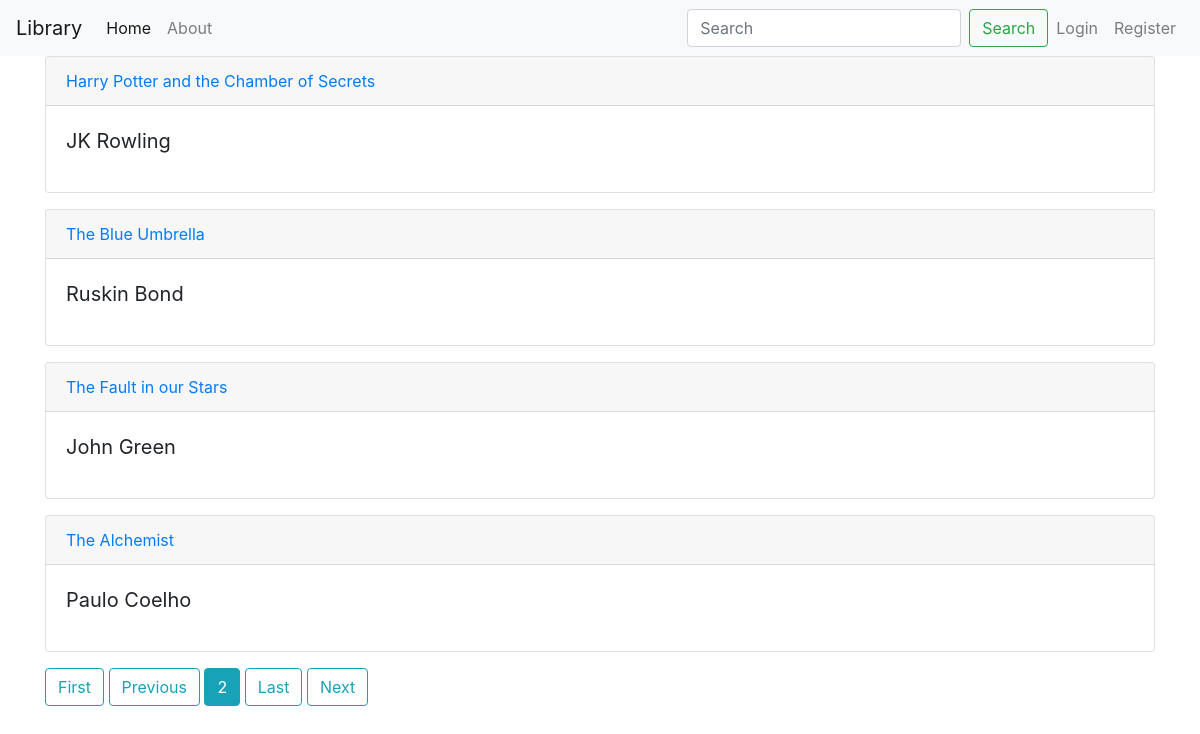
Screenshot of /?page=2 with the database file from the repository.
### books/models.py (models this page shows, shortened)
class Book(models.Model):
    title           = models.CharField(max_length=100)
    author          = models.CharField(max_length=100)
    publication		= models.CharField(max_length=100)
    myuser          = models.ForeignKey( User,
                                            on_delete = models.CASCADE
                                        )

### books/views.py (the view)
# urls.py: path('', BookListView.as_view(), name='home'),
class BookListView(ListView):
	model = Book
	template_name = 'base.html'
	context_object_name = 'books'
	paginate_by = 4

### templates/base.html (shortened to what this page needs)
<!doctype html>
{% load static %}
<html lang="en">
<head>
    <link rel="stylesheet" href="https://stackpath.bootstrapcdn.com/bootstrap/4.5.0/css/bootstrap.min.css"
>
</head>
<body>
    <nav class="navbar navbar-expand-lg navbar-light bg-light">
        <a class="navbar-brand" href="#">Library</a>
        <div class="collapse navbar-collapse" id="navbarNavDropdown">
            <ul class="navbar-nav">
                <li class="nav-item active">
                    <a class="nav-link" href="{% url 'home' %}">Home <span class="sr-only">(current)</span></a>
                </li>
                <li class="nav-item">
                    <a class="nav-link" href="#">About</a>
                </li>
            </ul>
            <ul class="navbar-nav ml-auto">
                <form method="get" action="/search" class="form-inline my-2 my-lg-0">
                    <input name="query" id="query" class="form-control mr-sm-2" type="search" placeholder="Search" aria-label="Search">
                    <button class="btn btn-outline-success my-2 my-sm-0" type="submit">Search</button>
                </form>
                {% if user.is_authenticated %}
                <li class="nav-item">
                    <a class="nav-link" href="{% url 'book-create'%}">New Book</a>
                </li>
                <li class="nav-item">
                    <a class="nav-link" href="{% url 'profile' %}">Hi,{{user.username}}</a>
                </li>
                <li class="nav-item">
                    <a class="nav-link" href="{% url 'logout' %}">Logout</a>
                </li>
                {% else %}
                <li class="nav-item">
                    <a class="nav-link" href="{% url 'login' %}">Login</a>
                </li>
                <li class="nav-item">
                    <a class="nav-link" href="{% url 'register' %}">Register</a>
                </li>
                {% endif %}
            </ul>
        </div>
    </nav>
    <div class="container">
        {% for book in books %}
        <div class="card mb-3">
          <div class="card-header">
            <a href="{% url 'book-detail' book.id %}" title="">{{ book.title }}</a>
          </div>
          <div class="card-body">
            <blockquote class="blockquote mb-0">
              <p>{{book.author}}</p>
            </blockquote>
          </div>
        </div>
        {% endfor %}
        {% if is_paginated %}
            {% if page_obj.has_previous %}
                <a class="btn btn-outline-info mb-4" href="?page=1">First</a>
                <a class="btn btn-outline-info mb-4" href="?page={{ page_obj.previous_page_number }}">Previous</a>
            {% endif %}
            {% for num in page_obj.paginator.page_range %}
                {% if page_obj.number == num %}
                    <a class="btn btn-info mb-4" href="?page={{num}}">{{num}}</a>
                {% elif num > page_obj.number|add:'-3' and num > page_obj.number|add:'3' %}
                    <a class="btn btn-outline-info mb-4" href="?page={{num}}">{{num}}</a>
                {% endif %}
            {% endfor %}
            {% if page_obj.has_next %}
                <a class="btn btn-outline-info mb-4" href="?page={{ page_obj.paginator.num_pages }}">Last</a>
                <a class="btn btn-outline-info mb-4" href="?page={{ page_obj.next_page_number }}">Next</a>
            {% endif %}
        {% endif %}
    </div>
</body>
</html>

### rows the page displays
Book: title "Harry Potter and the Chamber of Secrets", author "JK Rowling"
Book: title "The Blue Umbrella", author "Ruskin Bond"
Book: title "The Fault in our Stars", author "John Green"
Book: title "The Alchemist", author "Paulo Coelho"

### other values shown
{{ num }} "2"
